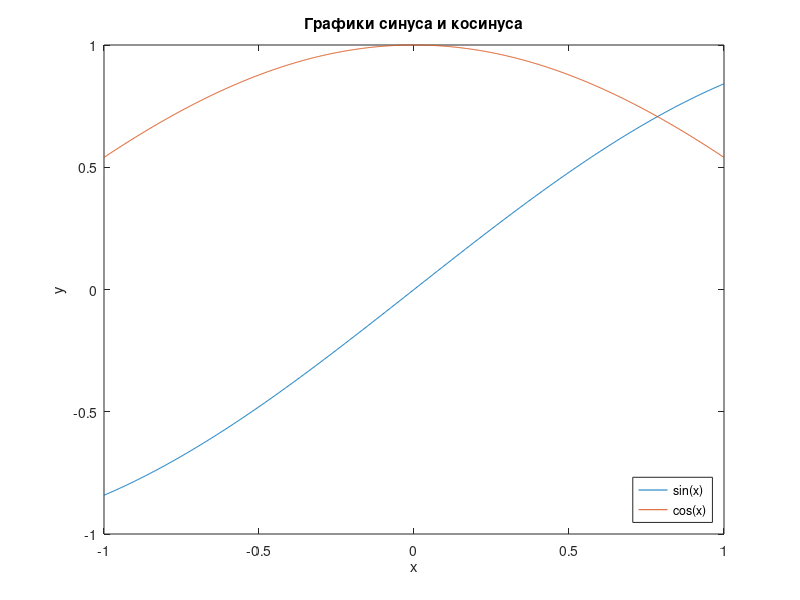

Recreate this plot in MATLAB.
% TASK13
x1 = linspace(-1, 1, 1000);
x2 = sin(x1);
x3 = cos(x1);

figure(1);
plot(x1, x2);
hold on;
plot(x1, x3);
title('Графики синуса и косинуса');
xlabel('x');
ylabel('y');
legend('sin(x)', 'cos(x)', 'location', 'southeast');

